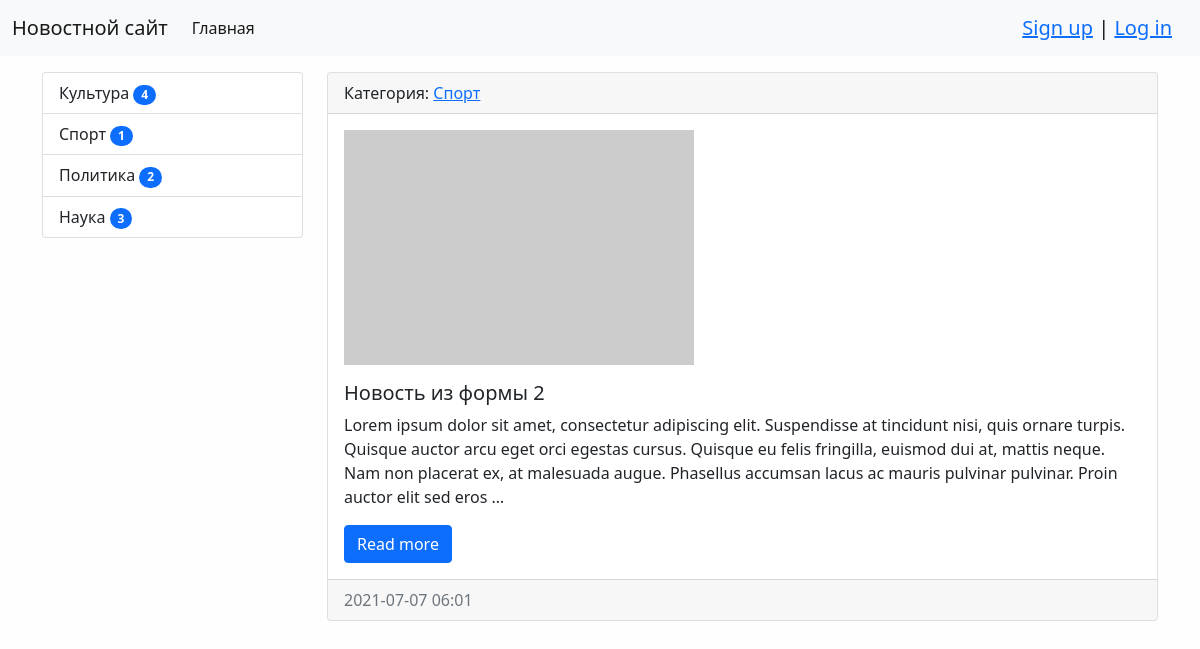
The app's page /category/2/, older data.
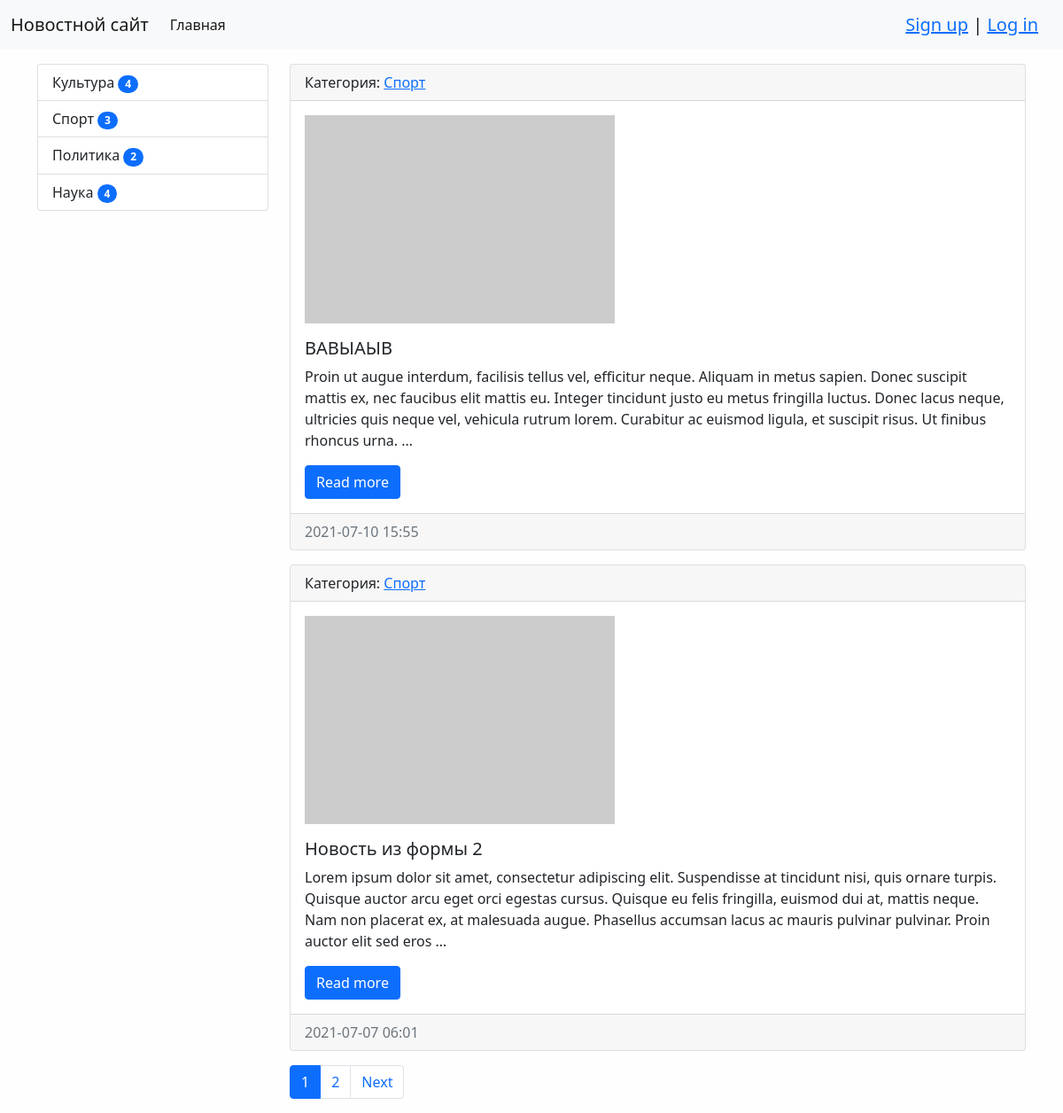
The same page, newer data.
### news/models.py (models this page shows, shortened)
class Category(models.Model):
    title = models.CharField(max_length=150, verbose_name='Наименование', db_index=True)
    class Meta:
        verbose_name = 'Категория'
        verbose_name_plural = 'Категории'
        ordering = ['title']
    def __str__(self):
        return self.title
    def get_absolute_url(self):
        return reverse('index', kwargs={'category_id': self.pk})

class News(models.Model):
    title = models.CharField(max_length=150, verbose_name='Название')
    content = models.TextField(verbose_name='Содержание')
    creation_date = models.DateTimeField(auto_now_add=True, verbose_name='Создано')
    update_date = models.DateTimeField(auto_now=True, verbose_name='Обновлено')
    photo = models.ImageField(upload_to='photos/%Y/%m/%d/', verbose_name='Фото', blank=True)
    is_published = models.BooleanField(default=True, verbose_name='Опубликовано')
    views = models.IntegerField(default=0)
    category = models.ForeignKey('Category', on_delete=models.PROTECT, verbose_name='Категория')
    class Meta:
        verbose_name = 'Новость'
        verbose_name_plural = 'Новости'
        ordering = ['-creation_date', 'title']
    def get_absolute_url(self):
        return reverse('news_one', kwargs={'pk': self.pk})

### news/views.py (the view)
# urls.py: path('category/<int:category_id>/', NewsOfCategory.as_view(), name='index'),
class NewsOfCategory(ListView):
    model = News
    template_name = 'news/index.html'
    context_object_name = 'news'
    allow_empty = False  # Не выводить пустые списки с категориями
    paginate_by = 2
    def get_context_data(self, *, object_list=None, **kwargs):
        context = super().get_context_data(**kwargs)
        context['title'] = Category.objects.get(pk=self.kwargs['category_id'])
        return context
    def get_queryset(self):
        return News.objects.filter(is_published=True, category_id=self.kwargs['category_id']).select_related('category')

### news/templatetags/news_tags.py (called while the page is built)
@register.simple_tag()
def get_categories():
    return Category.objects.annotate(amount=Count('news', filter=F('news__is_published'))).filter(amount__gt=0)

### news/templates/news/index.html (shortened to what this page needs)
{% extends 'base.html' %}
{% block sidebar %}
{% include 'inc/_sidebar.html' %}
{% endblock sidebar %}
{% block content %}
{% for item in news %}
    <div class="card mb-3">
        <div class="card-header">
            Категория: <a href="{{ item.category.get_absolute_url }}">{{ item.category }}</a>
        </div>
        <div class="card-body">
            <div class="media">
                {% if item.photo %}
                <img class="mb-3" src="{{ item.photo.url }}" alt="" width="350">
                {% else %}
                <img class="mb-3" src="https://picsum.photos/350/235/?blur=2" alt="">
                {% endif %}
            </div>
            <div class="media-body">
                <h5 class="card-title">{{ item.title }}</h5>
                {% autoescape off %}
                <p class="card-text">{{ item.content | truncatewords:50}}</p>
                {% endautoescape %}
                <a href="{{ item.get_absolute_url }}" class="btn btn-primary">Read more</a>
            </div>
        </div>
        <div class="card-footer text-muted">
            {{ item.creation_date | date:"Y-m-d H:i" }}
        </div>
    </div>
{% empty %}
    <p>Новостей нет</p>
{% endfor %}
{% endblock content %}

### templates/base.html (shortened to what this page needs)
<!doctype html>
{% load static %}
<html lang="en">
<head>
    <link href="{% static 'bootstrap/css/bootstrap.min.css' %}" rel="stylesheet">
    <link href="{% static 'css/style.css' %}" rel="stylesheet">
</head>
<body>
{% include 'inc/_nav.html' %}
<div class="container mt-3">
    <div class="row">
        <div class="col-md-3">
            {% block sidebar %}Sidebar{% endblock sidebar %}
        </div>
        <div class="col-md-9">
            {% block content %}Content{% endblock content %}
            {% if is_paginated %}
            <nav aria-label="...">
                <ul class="pagination">
                    {% for p in page_obj.paginator.page_range %}
                        {% if page_obj.number == p %}
                            <li class="page-item active", aria-current="page">
                                <a class="page-link" href="?page={{ p }}">{{ p }}</a>
                            </li>
                        {% elif p > page_obj.number|add:'-3' and p < page_obj.number|add:'3' %}
                            <li class="page-item"><a class="page-link" href="?page={{ p }}">{{ p }}</a></li>
                        {% endif %}
                    {% endfor %}
                    {% if page_obj.has_next %}
                        <li class="page-item">
                            <a class="page-link" href="?page={{ page_obj.next_page_number }}" >Next</a>
                        </li>
                    {% endif %}
                </ul>
            </nav>
            {% endif %}
        </div>
    </div>
</div>
</body>
</html>

### templates/inc/_nav.html (shortened to what this page needs)
<nav class="navbar navbar-expand-lg navbar-light bg-light">
    <div class="container-fluid">
        <a class="navbar-brand" href="{% url 'home' %}">Новостной сайт</a>
        <div class="collapse navbar-collapse" id="navbarSupportedContent">
            <ul class="navbar-nav me-auto mb-2 mb-lg-0">
                <li class="nav-item">
                    <a class="nav-link active" aria-current="page" href="{% url 'home' %}">Главная</a>
                </li>
            </ul>
            <span class="navbar-brand mb-0 h1">
                <a href="{% url 'sign_up' %}">Sign up</a>
                <span> | </span>
                 <a href="{% url 'log_in' %}">Log in</a>
            </span>
        </div>
    </div>
</nav>

### templates/inc/_sidebar.html (shortened to what this page needs)
{% load news_tags %}
<div class="list-group">
    {% get_categories as categories %}
    {% for item in categories %}
    <a href="{{ item.get_absolute_url }}" class="list-group-item list-group-item-action">
        {{ item.title }} <span class="badge bg-primary rounded-pill">{{ item.amount }}</span>
    </a>
    {% endfor %}
</div>

### mysite/static/css/style.css (style rules this page uses)
body { background-color: #fefefe; }

Row changes from the older to the newer data that the page shows:
computed for Category "Спорт": amount "1" → "3"
computed for Category "Наука": amount "3" → "4"
added News: category "Спорт", title "ВАВЫАЫВ", content "Proin ut augue interdum, facilisis tellus vel, efficitur neque. Aliquam in metus sapien. Donec suscipit mattis ex, nec faucibus elit mattis eu. Integer tincidunt justo eu metus fringilla luctus. Donec lacus neque, ultricies quis neque vel, vehicula rutrum lorem. Curabitur ac euismod ligula, et suscipit risus. Ut finibus rhoncus urna. …", creation_date "2021-07-10 15:55"
Text that changed along with them:
new list line: "1"
new list line: "2"
text now shown: "Next"
